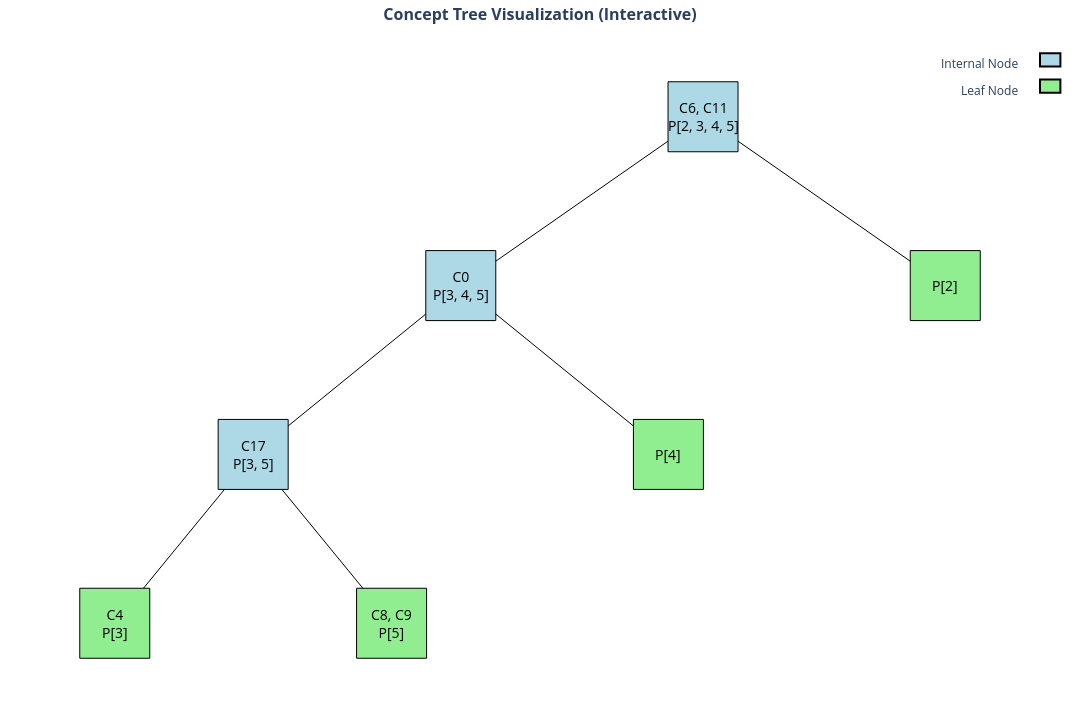

The cell this chart's notebook holds for it:
### Code cell
visualize_tree_plotly(tree)

### Figure 1 — Plotly figure (JSON) as saved in the notebook; plotly's stock layout.template omitted (floating-point values rounded to 4 significant figures)
{"data": [{"hoverinfo": "none", "line": {"color": "black", "width": 1}, "mode": "lines", "type": "scatter", "x": [2.125, 1.25, null, 2.125, 3, null, 1.25, 0.5, null, 1.25, 2, null, 0.5, 0, null, 0.5, 1, null], "y": [0, -1, null, 0, -1, null, -1, -2, null, -1, -2, null, -2, -3, null, -2, -3, null]}, {"hoverinfo": "text", "hovertext": ["<b>Internal Node ID:</b> 0<br><b>New Concepts:</b> [6, 11]<br><b>Prototype Count:</b> 4", "<b>Internal Node ID:</b> 1<br><b>New Concepts:</b> [0]<br><b>Prototype Count:</b> 3", "<b>Leaf Node ID:</b> 2<br><b>Prototype Label(s):</b> [2]<br><b>Full Concepts:</b> C11, C6", "<b>Internal Node ID:</b> 3<br><b>New Concepts:</b> [17]<br><b>Prototype Count:</b> 2", "<b>Leaf Node ID:</b> 4<br><b>Prototype Label(s):</b> [4]<br><b>Full Concepts:</b> C0, C11, C6", "<b>Leaf Node ID:</b> 5<br><b>Prototype Label(s):</b> [3]<br><b>Full Concepts:</b> C0, C11, C17, C4, C6", "<b>Leaf Node ID:</b> 6<br><b>Prototype Label(s):</b> [5]<br><b>Full Concepts:</b> C0, C11, C17, C6, C8, C9"], "marker": {"color": ["lightblue", "lightblue", "lightgreen", "lightblue", "lightgreen", "lightgreen", "lightgreen"], "line": {"color": "black", "width": 1}, "size": 70, "symbol": "square"}, "mode": "markers", "type": "scatter", "x": [2.125, 1.25, 3, 0.5, 2, 0, 1], "y": [0, -1, -1, -2, -2, -3, -3]}], "layout": {"annotations": [{"font": {"color": "black", "size": 14}, "showarrow": false, "text": "C6, C11<br>P[2, 3, 4, 5]", "x": 2.125, "xanchor": "center", "y": 0, "yanchor": "middle"}, {"font": {"color": "black", "size": 14}, "showarrow": false, "text": "C0<br>P[3, 4, 5]", "x": 1.25, "xanchor": "center", "y": -1, "yanchor": "middle"}, {"font": {"color": "black", "size": 14}, "showarrow": false, "text": "P[2]", "x": 3, "xanchor": "center", "y": -1, "yanchor": "middle"}, {"font": {"color": "black", "size": 14}, "showarrow": false, "text": "C17<br>P[3, 5]", "x": 0.5, "xanchor": "center", "y": -2, "yanchor": "middle"}, {"font": {"color": "black", "size": 14}, "showarrow": false, "text": "P[4]", "x": 2, "xanchor": "center", "y": -2, "yanchor": "middle"}, {"font": {"color": "black", "size": 14}, "showarrow": false, "text": "C4<br>P[3]", "x": 0, "xanchor": "center", "y": -3, "yanchor": "middle"}, {"font": {"color": "black", "size": 14}, "showarrow": false, "text": "C8, C9<br>P[5]", "x": 1, "xanchor": "center", "y": -3, "yanchor": "middle"}, {"showarrow": false, "text": "Internal Node", "x": 0.98, "xanchor": "right", "xref": "paper", "y": 0.98, "yanchor": "top", "yref": "paper"}, {"showarrow": false, "text": "Leaf Node", "x": 0.98, "xanchor": "right", "xref": "paper", "y": 0.94, "yanchor": "top", "yref": "paper"}], "height": 720, "hovermode": "closest", "margin": {"b": 20, "l": 20, "r": 40, "t": 40}, "plot_bgcolor": "white", "shapes": [{"fillcolor": "lightblue", "line": {"color": "black"}, "type": "rect", "x0": 1, "x1": 1.02, "xref": "paper", "y0": 0.96, "y1": 0.98, "yref": "paper"}, {"fillcolor": "lightgreen", "line": {"color": "black"}, "type": "rect", "x0": 1, "x1": 1.02, "xref": "paper", "y0": 0.92, "y1": 0.94, "yref": "paper"}], "showlegend": false, "title": {"font": {"size": 16}, "text": "<b>Concept Tree Visualization (Interactive)</b>", "x": 0.5}, "width": 1080, "xaxis": {"showgrid": false, "showticklabels": false, "visible": false, "zeroline": false}, "yaxis": {"showgrid": false, "showticklabels": false, "visible": false, "zeroline": false}}}
